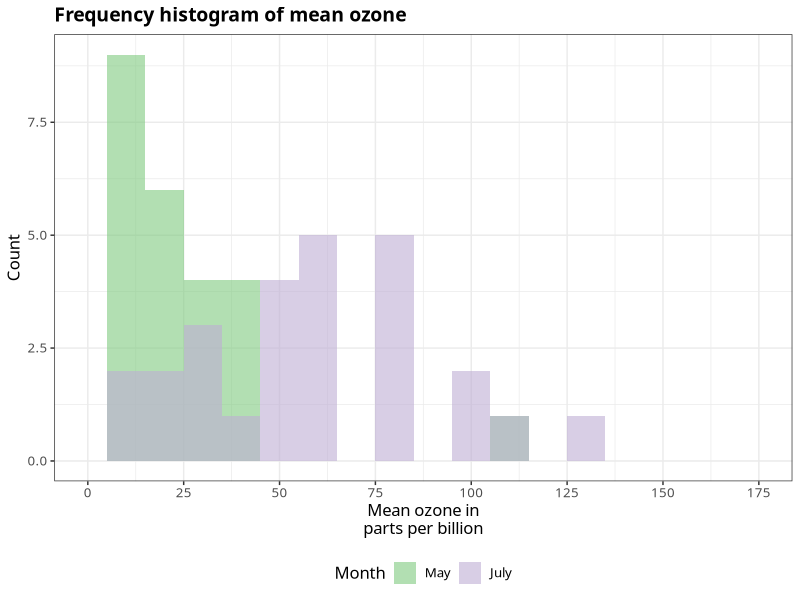
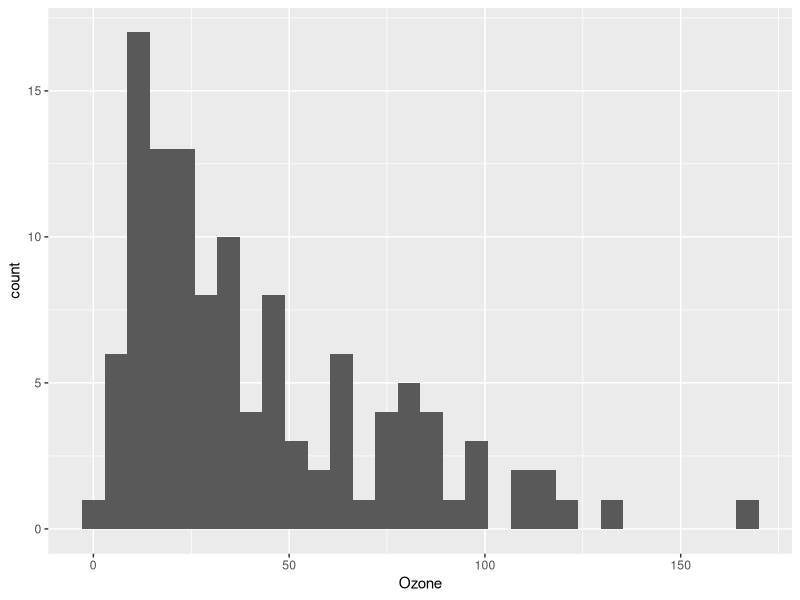
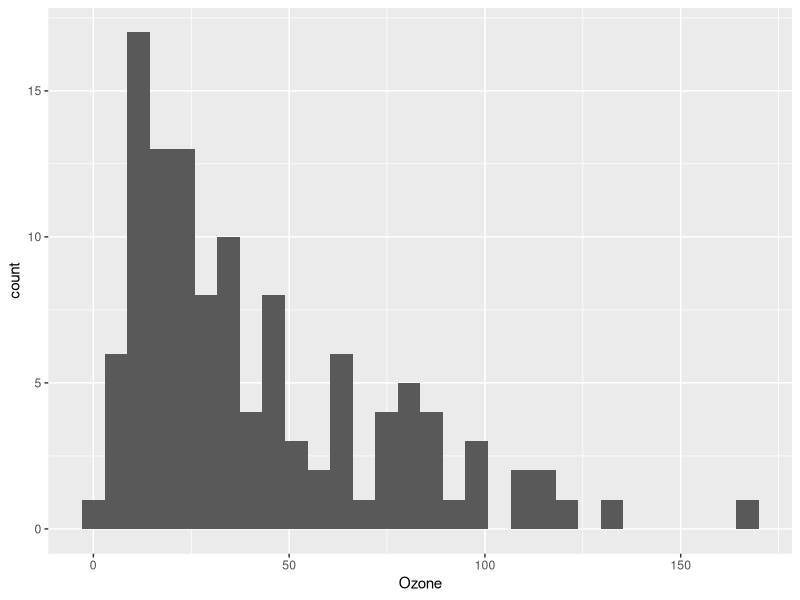
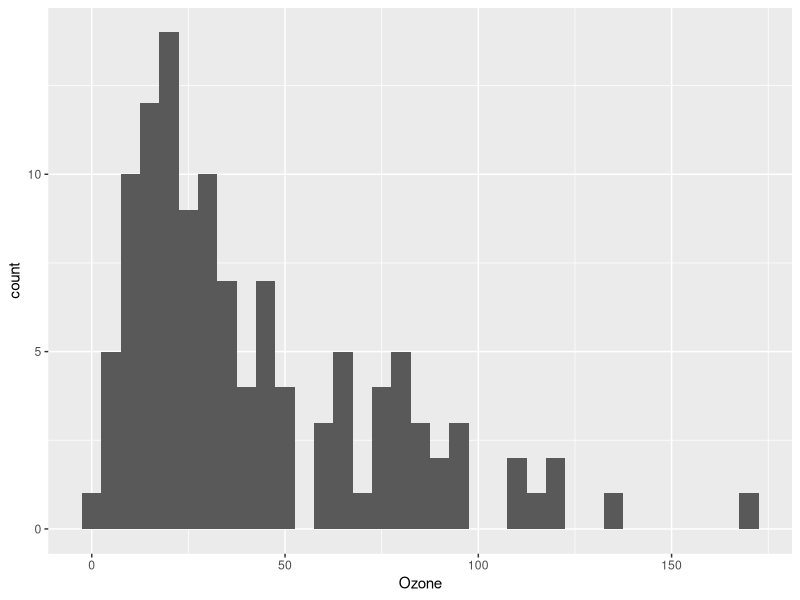
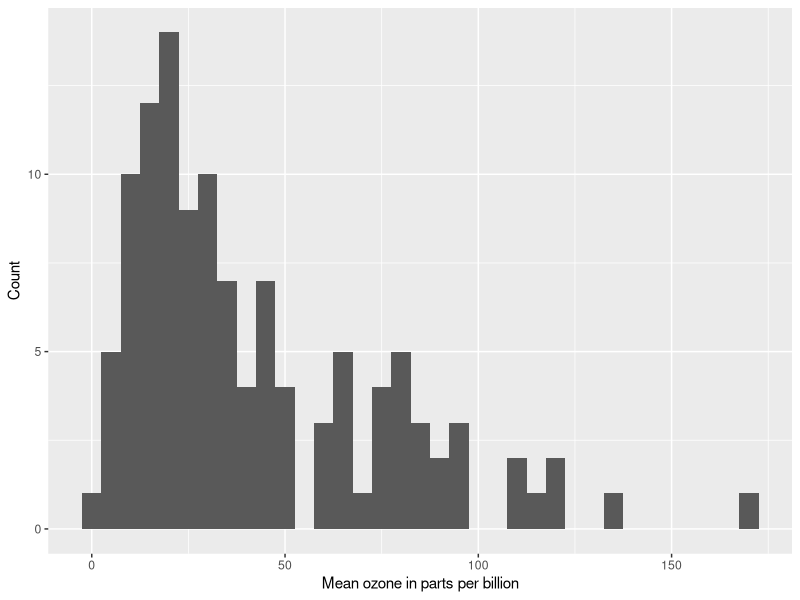
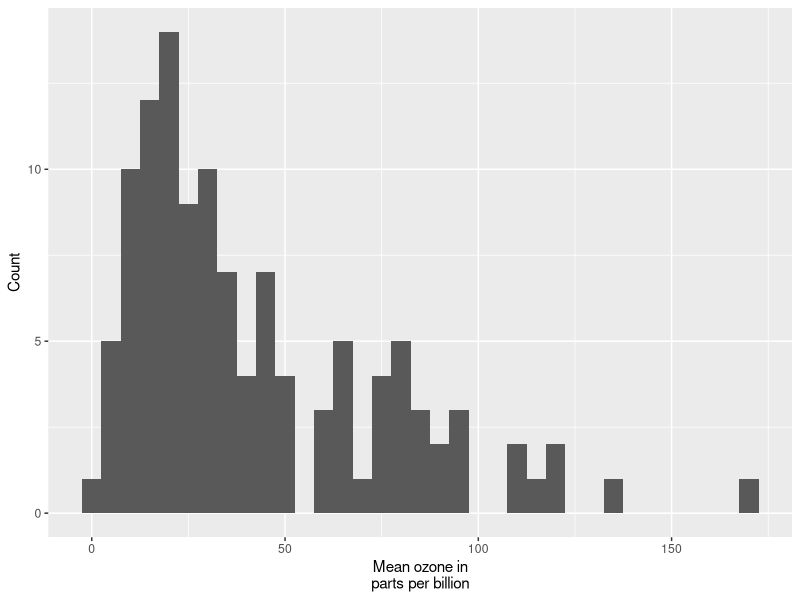
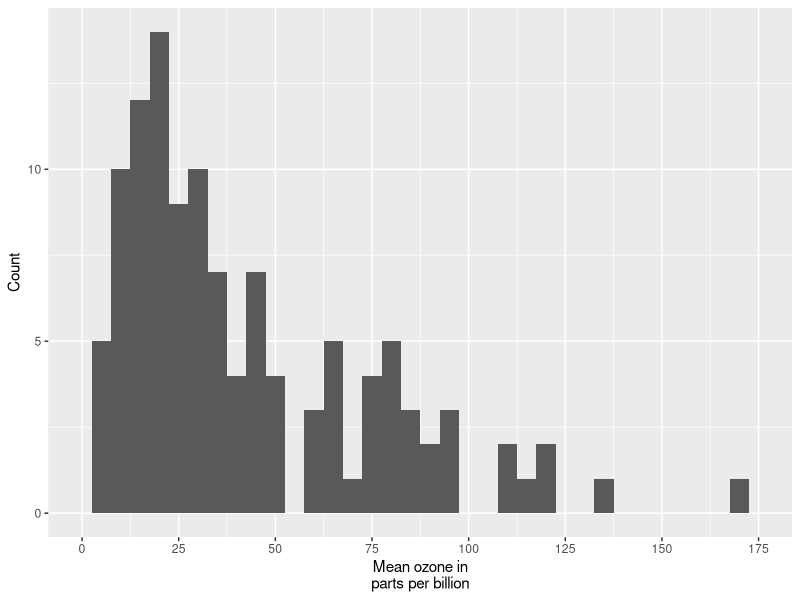
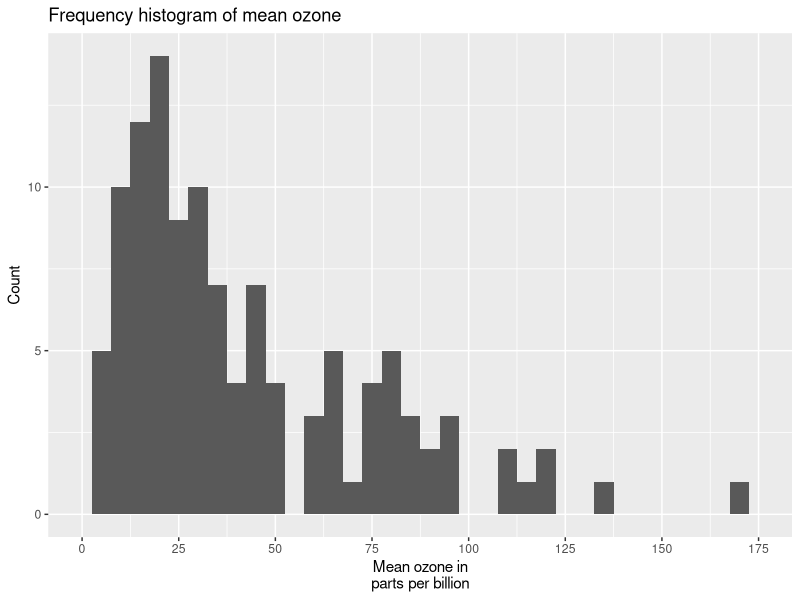

Source code (R) for these figures, in order:
## ---- chunk 1
knitr::opts_chunk$set(message = F, error = F, warning = F, comment = NA, fig.align = 'center', dpi = 100, fig.width=6, fig.height=5, tidy = F, cache.path = '.cache/', fig.path = 'fig/')
## ---- chunk 2
rm(list = ls())
library(datasets)
library(ggplot2)

data(airquality)
## ---- chunk 3
library(RColorBrewer)

airquality_trimmed <- airquality[which(airquality$Month == 5 | 
                                       airquality$Month == 7), ]
airquality_trimmed$Month.f <- factor(airquality_trimmed$Month, 
                                     labels = c("May", "July"))

ggplot(airquality_trimmed, aes(x = Ozone, fill = Month.f)) + 
    geom_histogram(aes(y = ..count..), binwidth = 10,
                   position="identity", alpha=0.6) +
    scale_x_continuous(name = "Mean ozone in\nparts per billion",
                              breaks = seq(0, 175, 25),
                              limits=c(0, 175)) +
    scale_y_continuous(name = "Count") +
    ggtitle("Frequency histogram of mean ozone") +
    theme_bw() +
    theme(plot.title = element_text(size = 14, family = "Tahoma", face = "bold"), 
                text = element_text(size = 12, family = "Tahoma"),
          legend.position = "bottom") +
    scale_fill_brewer(palette="Accent") +
    labs(fill="Month")
## ---- chunk 4
ggplot(airquality, aes(x = Ozone)) + 
                geom_histogram()

## ---- chunk 5
ggplot(airquality, aes(x = Ozone)) + 
    geom_histogram(aes(y = ..count..))
## ---- chunk 6
ggplot(airquality, aes(x = Ozone)) + 
    geom_histogram(aes(y = ..count..), binwidth = 5)
## ---- chunk 7
ggplot(airquality, aes(x = Ozone)) + 
    geom_histogram(aes(y = ..count..), binwidth = 5) +
    scale_x_continuous(name = "Mean ozone in parts per billion") +
    scale_y_continuous(name = "Count")
## ---- chunk 8
ggplot(airquality, aes(x = Ozone)) + 
    geom_histogram(aes(y = ..count..), binwidth = 5) +
    scale_x_continuous(name = "Mean ozone in\nparts per billion") +
    scale_y_continuous(name = "Count")
## ---- chunk 9
ggplot(airquality, aes(x = Ozone)) + 
    geom_histogram(aes(y = ..count..), binwidth = 5) +
    scale_x_continuous(name = "Mean ozone in\nparts per billion",
                              breaks = seq(0, 175, 25),
                              limits=c(0, 175)) +
    scale_y_continuous(name = "Count")
## ---- chunk 10
ggplot(airquality, aes(x = Ozone)) + 
    geom_histogram(aes(y = ..count..), binwidth = 5) +
    scale_x_continuous(name = "Mean ozone in\nparts per billion",
                              breaks = seq(0, 175, 25),
                              limits=c(0, 175)) +
    scale_y_continuous(name = "Count") +
    ggtitle("Frequency histogram of mean ozone")
## ---- chunk 11
barfill <- "gold1"
barlines <- "goldenrod2"

ggplot(airquality, aes(x = Ozone)) + 
    geom_histogram(aes(y = ..count..), binwidth = 5,
                   colour = barlines, fill = barfill) +
    scale_x_continuous(name = "Mean ozone in\nparts per billion",
                              breaks = seq(0, 175, 25),
                              limits=c(0, 175)) +
    scale_y_continuous(name = "Count") +
    ggtitle("Frequency histogram of mean ozone")
## ---- chunk 12
barfill <- "#4271AE"
barlines <- "#1F3552"

ggplot(airquality, aes(x = Ozone)) + 
    geom_histogram(aes(y = ..count..), binwidth = 5,
                   colour = barlines, fill = barfill) +
    scale_x_continuous(name = "Mean ozone in\nparts per billion",
                              breaks = seq(0, 175, 25),
                              limits=c(0, 175)) +
    scale_y_continuous(name = "Count") +
    ggtitle("Frequency histogram of mean ozone")
## ---- chunk 13
ggplot(airquality, aes(x = Ozone)) + 
    geom_histogram(aes(fill = ..count..), binwidth = 5) +
    scale_x_continuous(name = "Mean ozone in\nparts per billion",
                              breaks = seq(0, 175, 25),
                              limits=c(0, 175)) +
    scale_y_continuous(name = "Count") +
    ggtitle("Frequency histogram of mean ozone")
## ---- chunk 14
ggplot(airquality, aes(x = Ozone)) + 
    geom_histogram(aes(fill = ..count..), binwidth = 5) +
    scale_x_continuous(name = "Mean ozone in\nparts per billion",
                              breaks = seq(0, 175, 25),
                              limits=c(0, 175)) +
    scale_y_continuous(name = "Count") +
    ggtitle("Frequency histogram of mean ozone") +
    scale_fill_gradient("Count", low = "blue", high = "red")
## ---- chunk 15
barfill <- "#4271AE"
barlines <- "#1F3552"

ggplot(airquality, aes(x = Ozone)) + 
    geom_histogram(aes(y = ..count..), binwidth = 5,
                   colour = barlines, fill = barfill) +
    scale_x_continuous(name = "Mean ozone in\nparts per billion",
                              breaks = seq(0, 175, 25),
                              limits=c(0, 175)) +
    scale_y_continuous(name = "Count") +
    ggtitle("Frequency histogram of mean ozone") +
    theme_bw()
## ---- chunk 16
library(ggthemes)

barfill <- "#4271AE"
barlines <- "#1F3552"

ggplot(airquality, aes(x = Ozone)) + 
    geom_histogram(aes(y = ..count..), binwidth = 5,
                   colour = barlines, fill = barfill) +
    scale_x_continuous(name = "Mean ozone in\nparts per billion",
                              breaks = seq(0, 175, 25),
                              limits=c(0, 175)) +
    scale_y_continuous(name = "Count") +
    ggtitle("Frequency histogram of mean ozone") +
    theme_economist()
## ---- chunk 17
theme_xkcd <- theme(
  panel.background = element_rect(fill="white"), 
  panel.grid = element_line(colour="white"),
  axis.line = element_line(size=1.5),
  plot.title=element_text(size=20, family="xkcd-Regular"), 
  text=element_text(size=18, family="xkcd-Regular")
)

ggplot(airquality, aes(x = Ozone)) + 
    geom_histogram(aes(y = ..count..), binwidth = 10,
                   colour = "black", fill = "white") +
    scale_x_continuous(name = "Mean ozone in\nparts per billion",
                              breaks = seq(0, 175, 25),
                              limits=c(0, 175)) +
    scale_y_continuous(name = "Count") +
    ggtitle("Frequency histogram of mean ozone") + 
    theme_xkcd
## ---- chunk 18
barfill <- "#4271AE"
barlines <- "#1F3552"

ggplot(airquality, aes(x = Ozone)) + 
    geom_histogram(aes(y = ..count..), binwidth = 5,
                   colour = barlines, fill = barfill) +
    scale_x_continuous(name = "Mean ozone in\nparts per billion",
                              breaks = seq(0, 175, 25),
                              limits=c(0, 175)) +
    scale_y_continuous(name = "Count") +
    ggtitle("Frequency histogram of mean ozone") +
    theme_bw() +
    theme(plot.title = element_text(size = 14, family = "Tahoma", face = "bold"), 
                text = element_text(size = 12, family = "Tahoma")) +
    geom_vline(xintercept = 75, size = 1, colour = "#FF3721", 
               linetype = "dashed")
## ---- chunk 19
airquality_trimmed <- airquality[which(airquality$Month == 5 | 
                                       airquality$Month == 7), ]
airquality_trimmed$Month.f <- factor(airquality_trimmed$Month, 
                                     labels = c("May", "July"))

ggplot(airquality_trimmed, aes(x = Ozone)) + 
    geom_histogram(aes(y = ..count..), binwidth = 10,
                   colour = barlines, fill = barfill) +
    scale_x_continuous(name = "Mean ozone in\nparts per billion",
                              breaks = seq(0, 175, 25),
                              limits=c(0, 175)) +
    scale_y_continuous(name = "Count") +
    ggtitle("Frequency histogram of mean ozone") +
    theme_bw() +
    theme(plot.title = element_text(size = 14, family = "Tahoma", face = "bold"), 
                text = element_text(size = 12, family = "Tahoma")) +
    facet_grid(. ~ Month.f, scales = "free")
## ---- chunk 20
library(RColorBrewer)

ggplot(airquality_trimmed, aes(x = Ozone, fill = Month.f)) + 
    geom_histogram(aes(y = ..count..), binwidth = 10,
                   position="identity", alpha=0.6) +
    scale_x_continuous(name = "Mean ozone in\nparts per billion",
                              breaks = seq(0, 175, 25),
                              limits=c(0, 175)) +
    scale_y_continuous(name = "Count") +
    ggtitle("Frequency histogram of mean ozone") +
    theme_bw() +
    theme(plot.title = element_text(size = 14, family = "Tahoma", face = "bold"), 
                text = element_text(size = 12, family = "Tahoma")) +
    scale_fill_brewer(palette="Accent")
## ---- chunk 21
ggplot(airquality_trimmed, aes(x = Ozone, fill = Month.f)) + 
    geom_histogram(aes(y = ..count..), binwidth = 10,
                   position="identity", alpha=0.6) +
    scale_x_continuous(name = "Mean ozone in\nparts per billion",
                              breaks = seq(0, 175, 25),
                              limits=c(0, 175)) +
    scale_y_continuous(name = "Count") +
    ggtitle("Frequency histogram of mean ozone") +
    theme_bw() +
    theme(plot.title = element_text(size = 14, family = "Tahoma", face = "bold"), 
                text = element_text(size = 12, family = "Tahoma"),
          legend.position = "bottom") +
    scale_fill_brewer(palette="Accent") +
    labs(fill="Month")
